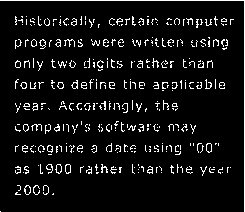
#> input picture Aula06_Lab/img/Laboratorio_6_1.tif, 245 x 212 px, found by its file name
$ python Q_02.py
#> lines starting #> are read from the running program, lines starting #| are printed output that depends on the picture; after the words box and inside, x2 and y2 are one past the last pixel; in counts of white or black regions, pixels touching at a corner belong together
"""
Faça o download das imagens Laboratorio_6_1.tif e realize a operação de dilatação pelo elemento estruturante representado por B:
𝐵=[0 1 0 1 1 1 0 1 0 ].
"""
import cv2
import matplotlib.pyplot as plt
import numpy as np

# Carregar a imagem
image = cv2.imread('./img/Laboratorio_6_1.tif', cv2.IMREAD_GRAYSCALE)
#> image: shape (212, 245); 7.2% white in thin lines or dots

# Definir o elemento estruturante B
B = np.array([[0, 1, 0], [1, 1, 1], [0, 1, 0]], dtype=np.uint8)

# Realizar a dilatação
dilated_image = cv2.dilate(image, B, iterations=1)
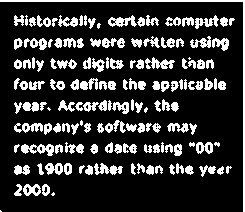
#> dilated_image: shape (212, 245); 19.5% white; 142 white regions (7 under 20 px), largest, box (x1, y1, x2, y2) and area: (0, 0, 245, 212) 910, (21, 144, 54, 156) 225, (145, 57, 175, 69) 195

# Plotar as imagens
plt.figure(figsize=(10, 10))

plt.subplot(1, 2, 1)
plt.imshow(image, cmap='gray')
plt.title('Imagem Original')

plt.subplot(1, 2, 2)
plt.imshow(dilated_image, cmap='gray')
plt.title('Imagem Dilatada')

plt.tight_layout()  # Ajuste automático no espaçamento entre subplots
plt.show()  # Exibindo todas as imagens criadas.
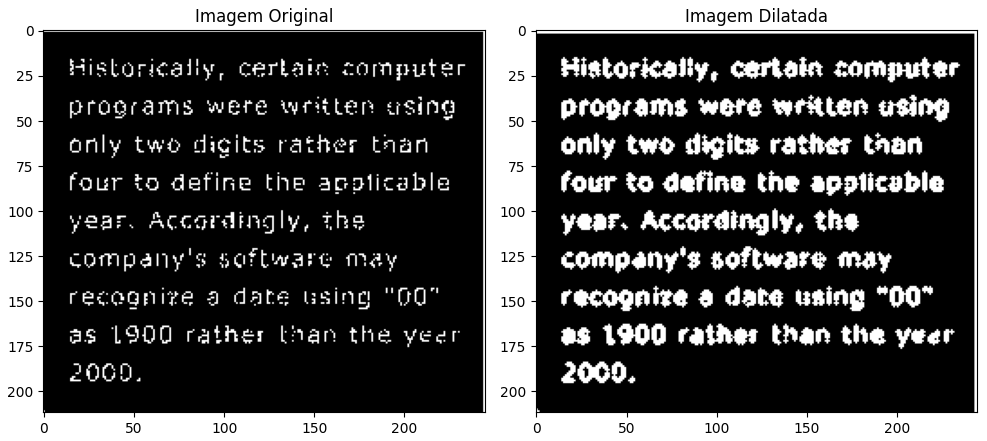
#> figure drawn by matplotlib, 2 panels

$ run again, with Aula06_Lab/img/Laboratorio_6_3.tif copied over Aula06_Lab/img/Laboratorio_6_1.tif
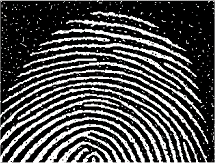
#> input picture Aula06_Lab/img/Laboratorio_6_3.tif, 215 x 163 px, found by its file name
#> `dilated_image = cv2.dilate(image, B, iterations=1)`:
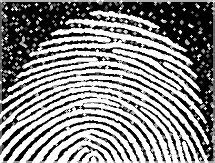
#> dilated_image: shape (163, 215); min 0, max 255, mean 134.8
#> `plt.show()`:
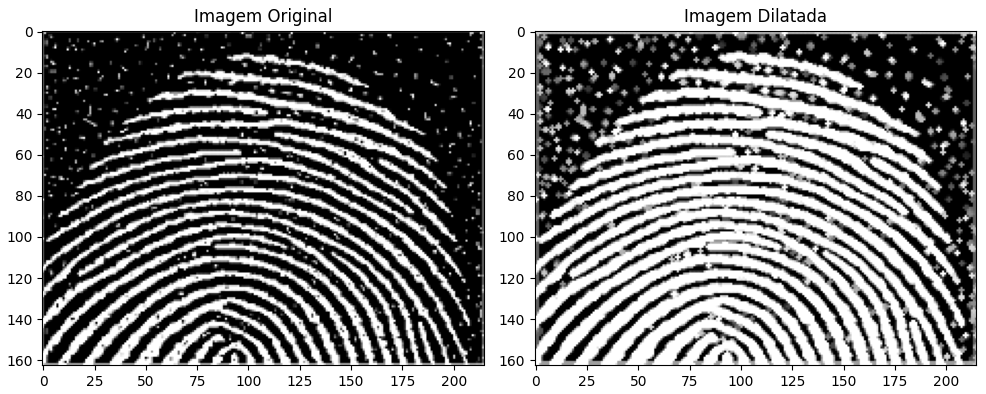
#> figure drawn by matplotlib, 2 panels
